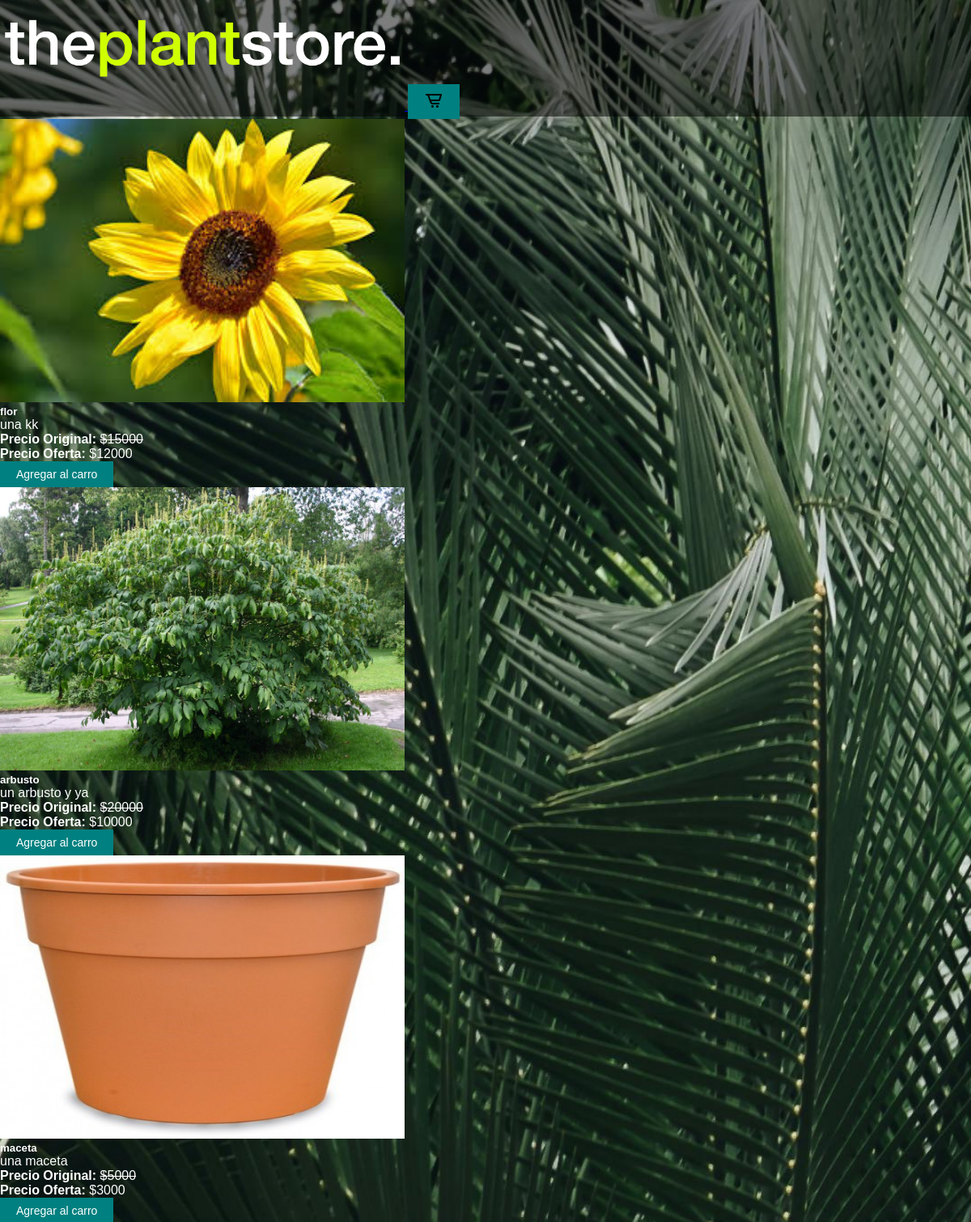
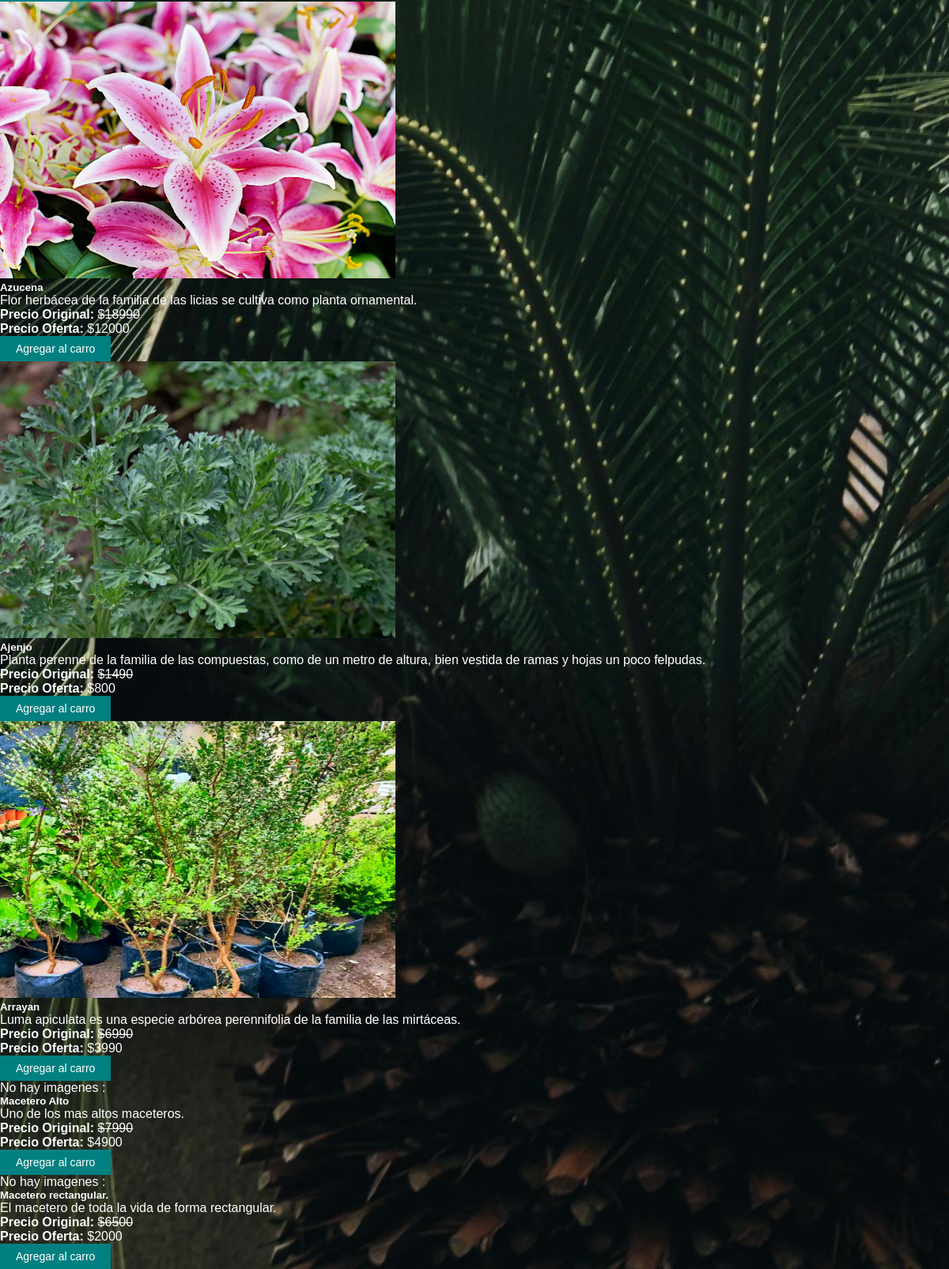
The page /productos on the database its author committed (2 pictures, top to bottom).
### APKplant/models.py (models this page shows, shortened)
class Producto(models.Model):
    product_name = models.CharField('Nombre del Producto', max_length=400)
    descripcion = models.CharField('Descripcion del Producto', max_length=200)
    precio_original = models.IntegerField('Precio Original del Producto', default=0)
    precio_actual = models.IntegerField('Precio Actual del Producto', default=0)
    stock = models.IntegerField('Stock restante del producto', default=0)
    product_id = models.AutoField('Id del producto', primary_key=True)
    product_img = models.ImageField('Imagen del producto', upload_to='media', blank=True, null=True)

### APKplant/views.py (the view)
# urls.py: path('productos', views.productos, name='productos'),
def productos(request):
    productos = Producto.objects.all()
    context = {"productos": productos}
    return render(request, 'productos.html', context)

### APKplant/templates/productos.html (shortened to what this page needs)
{% load static %}
<!DOCTYPE html>
<html lang="en">
<head>
    <link rel="stylesheet" href="{% static '/CSS/productos.css' %}">
</head>
<body>
    <div class="center-logo">
        <nav class="navbar title_navbar">
            <a href="{% url 'index' %}">
                <img src="{% static '/IMG/logo.webp' %}" width="500px">
            </a>
            <button class="btn btn-outline-light" type="button">
                <div class="align-items-center">
                    <a href="{% url 'carro' %}">
                        <img src="{% static '/IMG/carro.png' %}" alt="." >
                    </a>
                </div>
            </button>
            {% for producto in productos %}
            <div class="col-md-4 mb-3">
                <div class="card h-100">
                    {% if producto.product_img %}
                        <img src="{{ producto.product_img.url }}" class="card-img-top" alt="Imagen del producto">
                    {% else %}
                        <span>No hay imagenes :</span>
                    {% endif %}
                    <div class="card-body">
                        <h5 class="card-title">{{ producto.product_name }}</h5>
                        <p class="card-text">{{ producto.descripcion }}</p>
                        <p class="card-text"><b>Precio Original: </b> <span><strike>${{ producto.precio_original }}</strike></span></p>
                        <p class="card-text"><b>Precio Oferta: </b> <span>${{ producto.precio_actual }}</span></p>
                        <form method="post" action="{% url 'agregar_al_carro' producto.product_id %}">
                            <button type="submit" class="btn btn-primary">Agregar al carro</button>
                        </form>
                    </div>
                </div>
            </div>
            {% endfor %}
</body>
</html>

### APKplant/static/CSS/productos.css (style rules this page uses)
* { margin: 0; padding: 0; box-sizing: border-box; }
body { margin: 0; padding: 0; width: 100%; height: 100%; overflow-x: hidden; background-image: url('/static/IMG/fondo2.jpg'); background-size: cover; background-repeat: no-repeat; background-attachment: fixed; font-family: Arial, sans-serif; color: #fff; }
.center-logo { position: relative; top: 20%; left: 50%; transform: translate(-50%, -10%); padding: 0px 0px 0px 0px; background: rgba(0, 0, 0, 0.5); height: 160px; }
.btn { background-color: #008080; color: #fff; border: none; padding: 8px 20px; font-size: 14px; cursor: pointer; transition: background-color 0.3s ease; }
.card-img-top { height: 350px; width: 500px; }

### rows shown on the page
Producto: product_img (picture), product_name "flor", descripcion "una kk", precio_original "15000", precio_actual "12000"
Producto: product_img (picture), product_name "arbusto", descripcion "un arbusto y ya", precio_original "20000", precio_actual "10000"
Producto: product_img (picture), product_name "maceta", descripcion "una maceta", precio_original "5000", precio_actual "3000"
Producto: product_img (picture), product_name "Azucena", descripcion "Flor herbácea de la familia de las licias se cultiva como planta ornamental.", precio_original "18990", precio_actual "12000"
Producto: product_img (picture), product_name "Ajenjo", descripcion "Planta perenne de la familia de las compuestas, como de un metro de altura, bien vestida de ramas y hojas un poco felpudas.", precio_original "1490", precio_actual "800"
Producto: product_img (picture), product_name "Arrayan", descripcion "Luma apiculata es una especie arbórea perennifolia de la familia de las mirtáceas.", precio_original "6990", precio_actual "3990"
Producto: shows "No hay imagenes :", product_name "Macetero Alto", descripcion "Uno de los mas altos maceteros.", precio_original "7990", precio_actual "4900"
Producto: shows "No hay imagenes :", product_name "Macetero rectangular.", descripcion "El macetero de toda la vida de forma rectangular.", precio_original "6500", precio_actual "2000"
